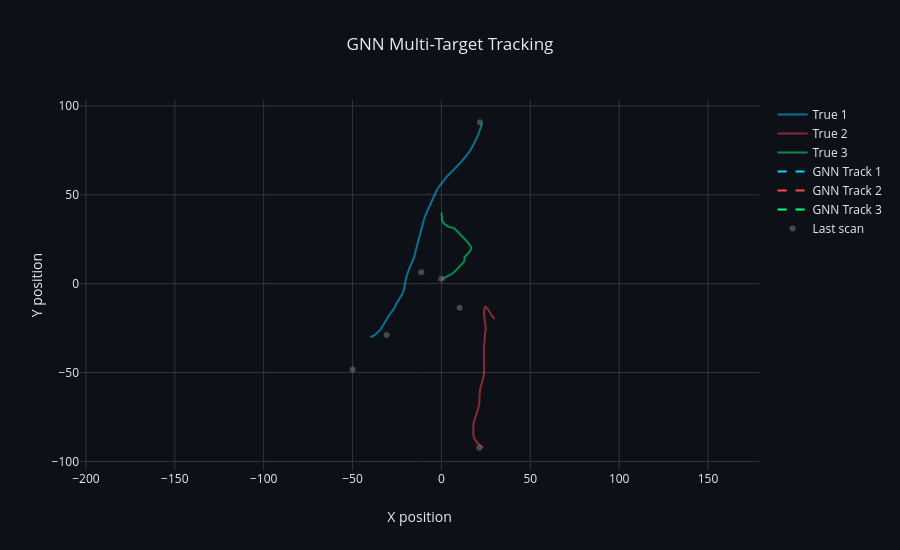

The cell this chart's notebook holds for it:
### Code cell
# Visualize GNN results
fig = go.Figure()

# True trajectories (semi-transparent)
for i, track in enumerate(true_tracks):
    fig.add_trace(
        go.Scatter(x=track[:, 0], y=track[:, 2], mode='lines',
                   name=f'True {i+1}', line=dict(color=colors[i], width=2),
                   opacity=0.5)
    )

# GNN estimates (dashed)
for i, track in enumerate(gnn_tracks):
    history = np.array(track.history)
    fig.add_trace(
        go.Scatter(x=history[:, 0], y=history[:, 2], mode='lines',
                   name=f'GNN Track {i+1}', line=dict(color=colors[i], width=2, dash='dash'))
    )

# Measurements from last scan
last_meas = all_measurements[-1]
fig.add_trace(
    go.Scatter(x=[z[0] for z in last_meas], y=[z[1] for z in last_meas], mode='markers',
               name='Last scan', marker=dict(color='gray', size=6, opacity=0.5))
)

fig.update_layout(
    template=dark_template,
    title='GNN Multi-Target Tracking',
    xaxis_title='X position',
    yaxis_title='Y position',
    height=550,
    xaxis=dict(scaleanchor='y', scaleratio=1),
)
fig.show()

### Figure 1 — Plotly figure (JSON) as saved in the notebook; plotly's stock layout.template omitted (floating-point values rounded to 4 significant figures)
{"data": [{"line": {"color": "#00d4ff", "width": 2}, "mode": "lines", "name": "True 1", "opacity": 0.5, "type": "scatter", "x": [-40.0, -38.63, -37.18, -35.78, -34.36, -33.21, -31.91, -30.46, -29.23, -27.83, -26.38, -25.41, -24.16, -22.81, -21.86, -21.21, -20.65, -20.34, -19.86, -18.95, -17.81, -16.55, -15.36, -14.73, -13.92, -13.16, -12.38, -11.63, -10.77, -9.528, -8.021, -6.455, -5.374, -4.166, -2.513, -0.6936, 0.8577, 2.019, 3.577, 5.424, 7.334, 9.427, 11.24, 13.36, 15.42, 17.33, 19.09, 20.57, 21.86, 22.82], "y": [-30.0, -29.59, -28.62, -27.49, -26.01, -23.9, -21.47, -19.45, -17.52, -15.5, -13.53, -11.3, -9.287, -7.205, -5.509, -3.625, -1.612, 0.762, 3.48, 6.426, 9.285, 12.03, 14.74, 17.56, 20.54, 23.7, 26.95, 30.21, 33.5, 37.15, 40.71, 44.18, 47.36, 50.17, 52.83, 55.44, 57.47, 59.24, 60.86, 62.54, 64.5, 66.44, 68.64, 71.18, 73.8, 76.92, 80.07, 83.53, 87.06, 90.31]}, {"line": {"color": "#ff4757", "width": 2}, "mode": "lines", "name": "True 2", "opacity": 0.5, "type": "scatter", "x": [30.0, 28.93, 28.3, 27.86, 27.32, 26.71, 26.18, 25.5, 24.89, 24.64, 24.57, 24.43, 24.17, 24.01, 23.89, 24.02, 24.2, 24.61, 25.03, 25.0, 24.54, 24.55, 24.44, 24.16, 23.97, 24.01, 24.09, 24.18, 24.1, 24.04, 23.99, 23.68, 22.99, 22.32, 21.68, 21.51, 21.56, 21.25, 20.61, 19.76, 18.69, 18.18, 17.96, 17.76, 17.91, 18.29, 18.99, 20.16, 21.76, 23.53], "y": [-20.0, -19.02, -17.86, -17.0, -15.89, -15.01, -14.42, -13.73, -13.36, -12.84, -12.77, -13.36, -14.19, -15.19, -16.26, -17.65, -19.12, -20.64, -23.04, -25.45, -27.7, -29.68, -31.62, -33.29, -35.16, -37.36, -39.73, -42.12, -44.53, -47.13, -49.72, -52.33, -54.86, -57.44, -59.78, -62.19, -65.15, -68.0, -70.55, -72.85, -75.35, -77.76, -79.95, -82.12, -84.31, -86.31, -87.98, -89.46, -90.98, -92.36]}, {"line": {"color": "#00ff88", "width": 2}, "mode": "lines", "name": "True 3", "opacity": 0.5, "type": "scatter", "x": [0.0, 0.312, 0.3906, 0.2062, 0.3954, 0.867, 1.411, 1.873, 2.675, 3.429, 4.338, 5.471, 6.496, 7.405, 8.224, 9.01, 9.94, 10.81, 11.6, 12.3, 13.46, 14.63, 15.8, 16.62, 16.82, 16.48, 16.02, 15.5, 14.79, 14.36, 13.83, 13.31, 13.07, 12.86, 13.12, 12.99, 12.67, 12.15, 11.54, 11.0, 10.22, 9.42, 8.313, 6.998, 5.9, 4.807, 3.881, 2.8, 1.658, 0.5613], "y": [40.0, 38.74, 37.49, 36.39, 35.35, 34.51, 33.82, 33.37, 32.98, 32.39, 31.9, 31.75, 31.44, 30.98, 30.19, 29.12, 28.33, 27.68, 26.9, 26.01, 24.75, 23.41, 22.21, 20.86, 19.85, 19.1, 18.32, 17.44, 16.83, 16.37, 15.82, 15.32, 15.12, 14.68, 13.83, 12.85, 12.3, 11.79, 11.25, 10.53, 9.798, 8.887, 7.649, 6.293, 5.451, 4.984, 4.623, 4.007, 3.248, 2.296]}, {"line": {"color": "#00d4ff", "dash": "dash", "width": 2}, "mode": "lines", "name": "GNN Track 1", "type": "scatter", "x": [-39.23], "y": [-30.47]}, {"line": {"color": "#ff4757", "dash": "dash", "width": 2}, "mode": "lines", "name": "GNN Track 2", "type": "scatter", "x": [29.41], "y": [-20.03]}, {"line": {"color": "#00ff88", "dash": "dash", "width": 2}, "mode": "lines", "name": "GNN Track 3", "type": "scatter", "x": [-0.2537], "y": [39.83]}, {"marker": {"color": "gray", "opacity": 0.5, "size": 6}, "mode": "markers", "name": "Last scan", "type": "scatter", "x": [-49.97, 10.26, -30.82, 21.69, 21.29, -0.02145, -11.35], "y": [-48.23, -13.52, -28.82, 90.81, -92.31, 2.723, 6.444]}], "layout": {"height": 550, "title": {"text": "GNN Multi-Target Tracking"}, "xaxis": {"scaleanchor": "y", "scaleratio": 1, "title": {"text": "X position"}}, "yaxis": {"title": {"text": "Y position"}}}}
